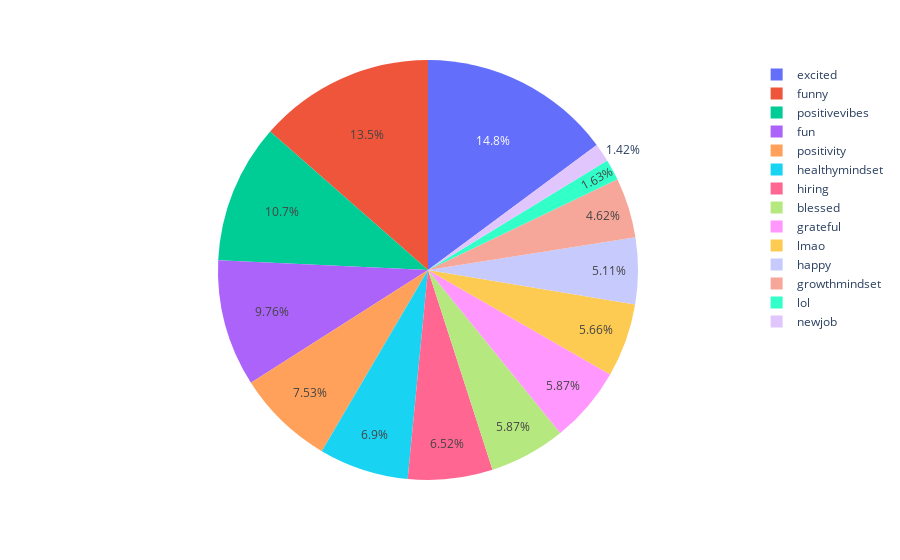

Notebook source saved alongside this figure:
### Code cell
fig = px.pie(values=df_pos['Count'], names=df_pos['Label'])
fig.show()

### Figure 1 — Plotly figure (JSON) as saved in the notebook; plotly's stock layout.template omitted (floating-point values rounded to 4 significant figures)
{"data": [{"domain": {"x": [0, 1], "y": [0, 1]}, "hovertemplate": "label=%{label}<br>value=%{value}<extra></extra>", "labels": ["blessed", "excited", "fun", "funny", "grateful", "growthmindset", "happy", "healthymindset", "hiring", "lmao", "lol", "newjob", "positivevibes", "positivity"], "legendgroup": "", "name": "", "showlegend": true, "values": [418, 1057, 695, 964, 418, 329, 364, 491, 464, 403, 116, 101, 764, 536], "type": "pie"}], "layout": {"legend": {"tracegroupgap": 0}, "margin": {"t": 60}}}
